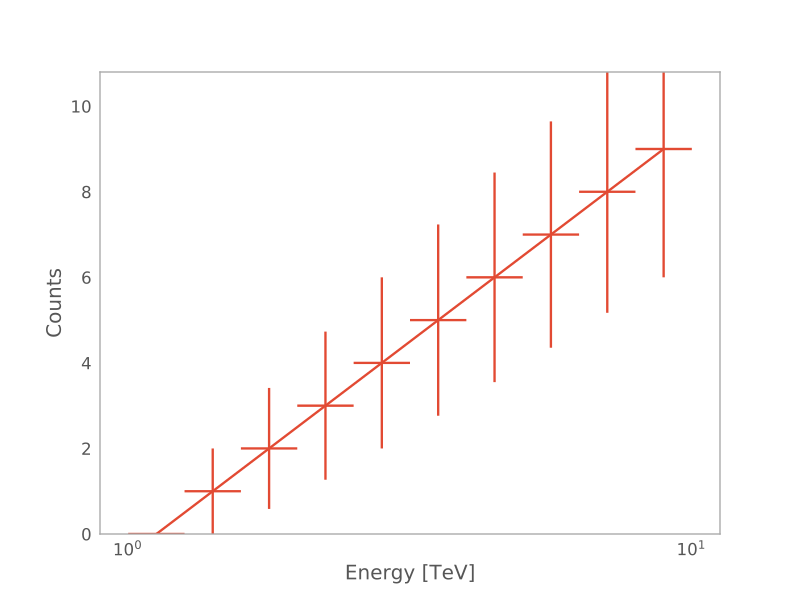

Source code (Python):
from gammapy.spectrum import CountsSpectrum
import numpy as np
import astropy.units as u

ebounds = np.logspace(0,1,11) * u.TeV
data = np.arange(10) * u.ct
spec = CountsSpectrum(
    energy_lo=ebounds[:-1],
    energy_hi=ebounds[1:],
    data=data,
)
spec.plot(show_poisson_errors=True)
